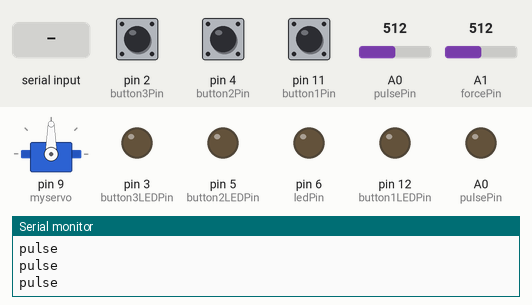
This sketch was run on a simulated Arduino Uno, built with avr-gcc and run on an emulated ATmega328P. On the bench: servo, output pins drawn as LEDs (lit = HIGH), the last lines printed to the serial monitor. Inputs (shaded band) come from the test bench; at power-on: pin 2 (button3Pin) LOW, pin 4 (button2Pin) LOW, pin 11 (button1Pin) LOW, A0 (pulsePin) = 512, A1 (forcePin) = 512.

Above: at 1.2 s.
1.3 s: pin 2 (button3Pin) pulled HIGH for 0.15 s
At 1.38 s:
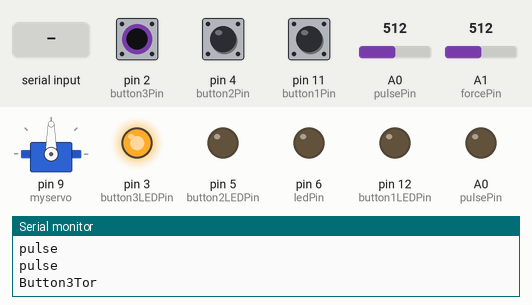
2.9 s: pin 4 (button2Pin) pulled HIGH for 0.15 s
At 2.98 s:
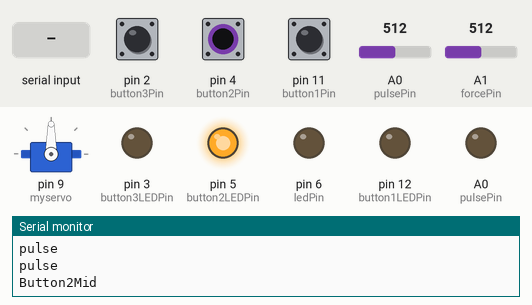
4.5 s: pin 11 (button1Pin) pulled HIGH for 0.15 s
At 4.59 s:
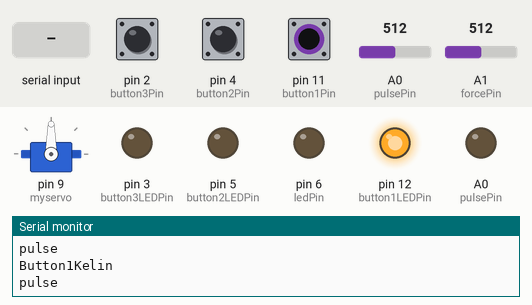
6.1 s: "1" received over Serial
At 6.6 s:
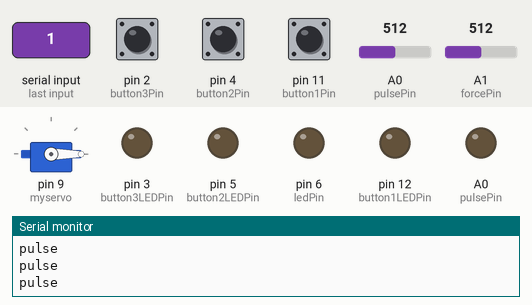
7.6 s: pin 2 (button3Pin) pulled HIGH for 1 s
At 8.8 s:
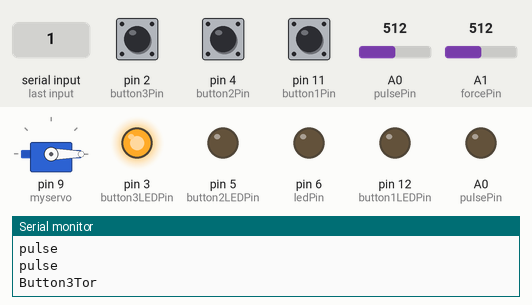
10.6 s: pin 4 (button2Pin) pulled HIGH for 1 s
At 11.2 s:
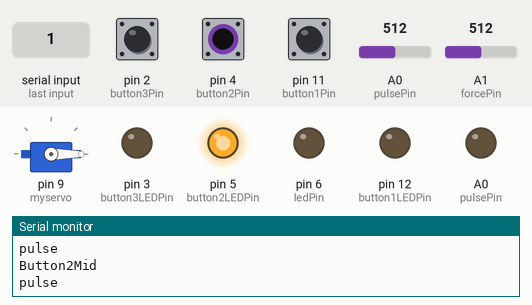
Timing chart, 0 to 13.6 s (numbered marks = the images above; inputs shaded):
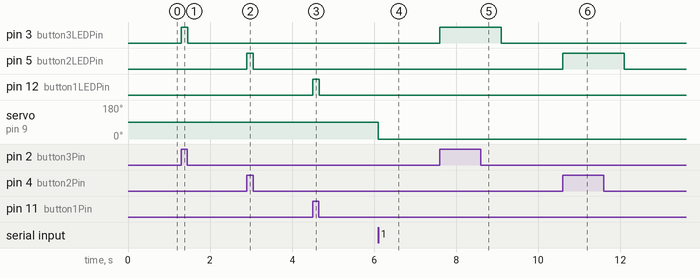

The sketch:

final.ino
```cpp
#include <Servo.h>
Servo myservo;

const int button1Pin = 11;
const int button2Pin = 4;
const int button3Pin = 2;
const int button1LEDPin = 12;
const int button2LEDPin = 5;
const int button3LEDPin = 3;
const int pulsePin = A0;
const int forcePin = A1;
const int ledPin = 6;
int pulse;
int brightness;
int force;
int message;
int angle = 0;

bool isActive = false;


int button1State = 0;
int button2State = 0;
int button3State = 0;

void setup() {
  pinMode(button1LEDPin, OUTPUT);
  pinMode(button2LEDPin, OUTPUT);
  pinMode(button3LEDPin, OUTPUT);
  pinMode(button1Pin, INPUT);
  pinMode(button2Pin, INPUT);
  pinMode(button3Pin, INPUT);
  pinMode (pulsePin, OUTPUT);
  pinMode (forcePin, INPUT);
  pinMode (ledPin, OUTPUT);
  myservo.attach(9);
  Serial.begin(9600);
}

void loop() {
  isActive = false;
if (Serial.available()){
  angle += 0.005;  // rotating the table
    if (angle > 360) {
      angle = 0; // reseting angle after full rotation
    }
    myservo.write(angle); //updating motor position
    delay(1500);
}

  button1State = digitalRead(button1Pin);
  button2State = digitalRead(button2Pin);
  button3State = digitalRead(button3Pin);
  // check if the pushbutton is pressed, then send info to p5
  if (button1State == HIGH) {
    digitalWrite(button1LEDPin, HIGH);
    Serial.println("Button1Kelin");
    isActive = true; // ensures that only one sensor is sending information at a time, either button, force sensor or pulse sensor
  } else {
    digitalWrite(button1LEDPin, LOW);
    isActive = false;
  }

  if (button2State == HIGH) {
    digitalWrite(button2LEDPin, HIGH);
    Serial.println("Button2Mid");
    isActive = true;
  } else {
    digitalWrite(button2LEDPin, LOW);
    isActive = false;
  }

  if (button3State == HIGH) {
    digitalWrite(button3LEDPin, HIGH);
    Serial.println("Button3Tor");
    isActive = true;
  } else {
    digitalWrite(button3LEDPin, LOW);
    isActive = false;
  }

  if (!isActive){
  force = analogRead (forcePin);
  if (force>600){ // if user pushes force sensor enough, send info to p5
    isActive = true;
    Serial.println("video");
  }
  }

  if (!isActive){
    pulse = analogRead (pulsePin);
    if (pulse >=40){ // if there is pulse reading, send info to p5
      Serial.println("pulse");
      isActive = true;
    }
  }
}
```

Measured:
- after the input at 1.3 s, pin 3 (button3LEDPin): LOW → HIGH at once, → LOW 0.15 s later
- after the input at 2.9 s, pin 5 (button2LEDPin): LOW → HIGH at once, → LOW 0.16 s later
- after the input at 4.5 s, pin 12 (button1LEDPin): LOW → HIGH at once, → LOW 0.15 s later
- after the input at 6.1 s, servo on pin 9 (myservo): 90° → 0° at once
- after the input at 7.6 s, pin 3 (button3LEDPin): LOW → HIGH at once, → LOW 1.5 s later
- after the input at 10.6 s, pin 5 (button2LEDPin): LOW → HIGH at once, → LOW 1.5 s later
